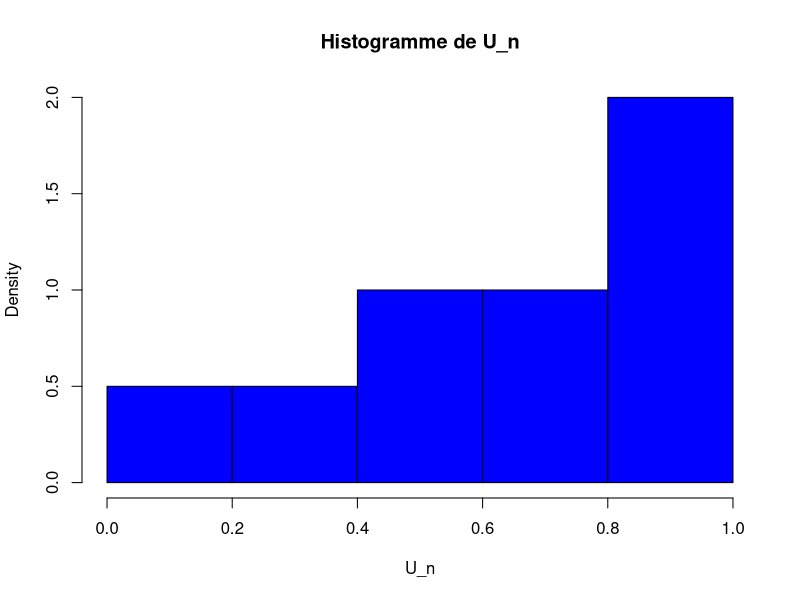

The R source for this figure:
# Nombre d'échantillons
n = 10

# Génération de n nombres aléatoires entre 0 et 1
U_n = runif(n)  
print(U_n)  # Affichage des valeurs générées

# Calcul de la moyenne et de la variance
moyenne_empirique = mean(U_n)  # Moyenne empirique
variance_empirique = var(U_n)   # Variance empirique

# Affichage des résultats
cat("Moyenne empirique :", moyenne_empirique, "\n")
cat("Variance empirique :", variance_empirique, "\n")

# Visualisation de la distribution avec un histogramme
hist(U_n, probability = TRUE, main = "Histogramme de U_n", col = "blue")
